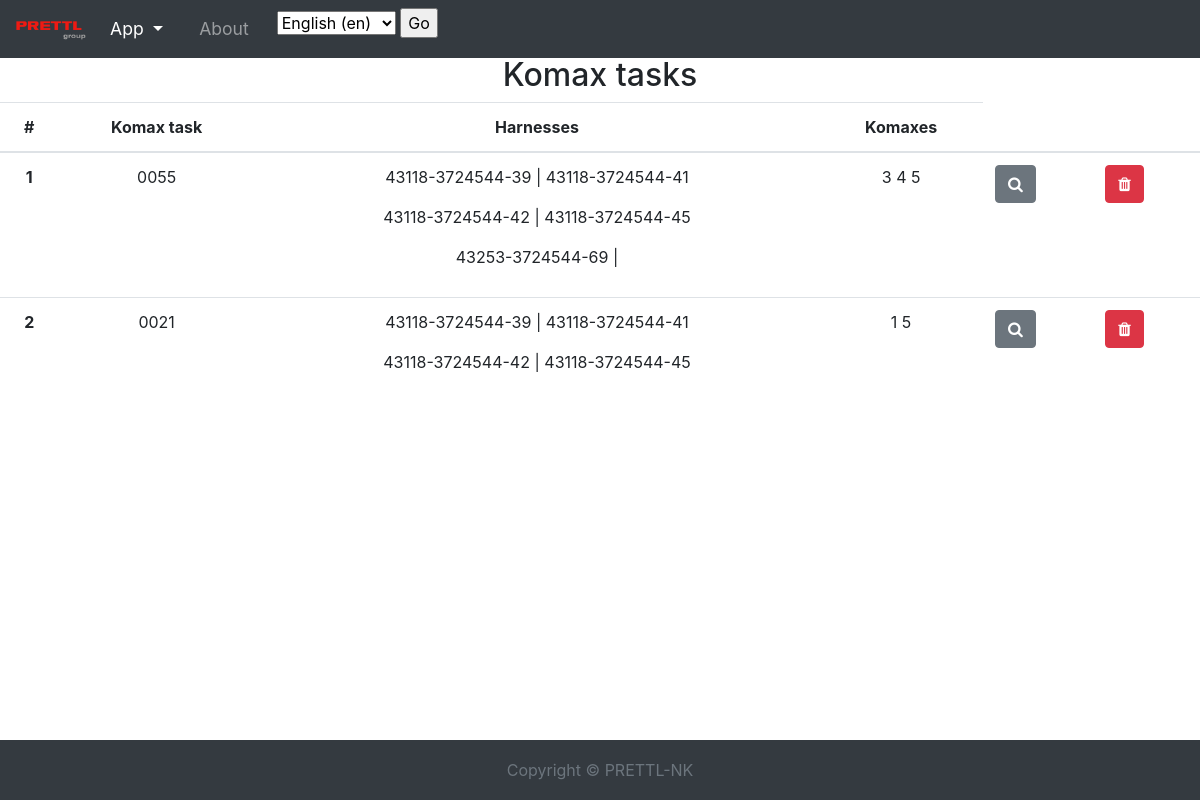
The app's page /komax_tasks/ (signed in) with its own data.
### komax_app/models.py (models this page shows, shortened)
class KomaxTask(models.Model):
    LOADING_TYPES = [
        ('New', 'New'),
        ('Mix', 'Mix'),
        ('Urgent', 'Urgent')
    ]
    ALLOCATION_TYPES = [
        ('Parallel', 'Parallel'),
        ('Consistently', 'Consistently'),
    ]
    STATUS_TYPES = [
        (1, 'Created'),
        (2, 'Ordered'),
        (3, 'Loaded'),
        (4, 'Done')
    ]
    task_name = models.CharField(max_length=128, unique=True)
    created = models.DateTimeField(verbose_name=_('created'), auto_now_add=True)
    harnesses = models.ManyToManyField(HarnessAmount)
    komaxes = models.ManyToManyField(KomaxTime)
    kappas = models.ForeignKey(Kappa, on_delete=models.CASCADE, null=True)
    shift = models.PositiveSmallIntegerField()
    type_of_allocation = models.CharField(default='Parallel', max_length=128, choices=ALLOCATION_TYPES)
    loading_type = models.CharField(default='New', max_length=64, choices=LOADING_TYPES)
    status = models.SmallIntegerField(choices=STATUS_TYPES, default=1)

class HarnessAmount(models.Model):
    harness = models.ForeignKey(Harness, on_delete=models.CASCADE)
    amount = models.SmallIntegerField()
    def __str__(self):
        return self.harness.harness_number

class Harness(models.Model):
    created = models.DateField(verbose_name=_('created'), auto_now_add=True)
    harness_number = models.CharField(max_length=64, unique=True, verbose_name=_('harness number'))

class KomaxTime(models.Model):
    komax = models.ForeignKey(Komax, on_delete=models.CASCADE)
    time = models.IntegerField()

class Komax(models.Model):
    STATUS_CHOICES = [
        (1, 'Work'),
        (2, 'Repair'),
        (0, 'Not working')
    ]
    MARKING_CHOICES = [
        (2, 'White'),
        (1, 'Black'),
        (3, 'Both')
    ]
    PAIRING_CHOICES = [
        (1, 'Yes'),
        (0, 'No')
    ]
    number = models.PositiveSmallIntegerField(unique=True, verbose_name=_('komaxes'))
    identifier = models.CharField(max_length=256)
    status = models.PositiveSmallIntegerField(choices=STATUS_CHOICES, default=1)
    marking = models.PositiveSmallIntegerField(choices=MARKING_CHOICES, default=1)
    pairing = models.PositiveSmallIntegerField(choices=PAIRING_CHOICES, default=0)
    group_of_square = models.CharField(max_length=6)
    def __str__(self):
        return str(self.number)

### komax_app/views.py (the view, shortened to what this page needs)
# urls.py: path('komax_tasks/', views.KomaxTaskListView.as_view(), name='komax_task_list'),
class KomaxTaskListView(LoginRequiredMixin, PermissionRequiredMixin, View):
    template_name = 'komax_app/komax_tasks.html'
    permission_required = 'komax_app.view_komaxtask'
    def get(self, request):
        komax_tasks = KomaxTask.objects.order_by('-created')
        context = {
            'tasks': komax_tasks,
        }
        return render(request, self.template_name, context)

### komax_app/templates/komax_app/komax_tasks.html (shortened to what this page needs)
{% extends "komax_app/komax_app_main.html" %}
{% load static %}
{% load i18n %}
{% block header_body %}
    <h2 class="text-center">{% trans 'Komax tasks' %}</h2>
{% endblock %}
{% block main_content %}
    <table class="table table-stripped">
    <thred>
        <tr>
            <th class='text-center' scope="col">#</th>
            <th class='text-center' scope="col">{% trans 'Komax task' %}</th>
            <th class='text-center' scope="col">{% trans 'Harnesses' %}</th>
            <th class="text-center" scope="col">{% trans "Komaxes" %}</th>
        </tr>
    </thred>
    <tbody>
        {% for task in tasks %}
        <tr>
            <th class="text-center" scope="row">{{ forloop.counter }}</th>
            <td class="text-center">{{ task.task_name }}</td>
            <td class="text-center">
            <p>
                {% for harness in task.harnesses.all %}
                    {% if forloop.counter0|divisibleby:2 %}
                        {{ harness }} |
                    {% else %}
                        {{ harness }}
                        </p>
                        <p>
                    {% endif %}
                {% endfor %}
                </p>
            </td>
            <td class="text-center">
            <p>
                {% for komax in task.komaxes.all %}
                    {{ komax.komax }}
                {% endfor %}
            </p>
            </td>
            <td>
                <a href="{% url 'komax_app:task_view' task_name=task.task_name %}">
                    <button title="{% trans 'Detailed' %}" class="btn btn-secondary show-btn" >
                        <i class="fa fa-search"> </i>
                    </button>
                </a>
            </td>
            <td>
                <a href="#">
                    <button title="{% trans 'Delete' %}" class="btn btn-danger delete-btn">
                        <i class="fa fa-trash"> </i>
                    </button>
                </a>
            </td>
        </tr>
        {% endfor %}
    </tbody>
    </table>
{% endblock %}

### komax_app/templates/komax_app/komax_app_main.html (shortened to what this page needs)
{% extends 'main.html' %}
{% load static %}
{% load i18n %}
{% block navbar %}
    <link type="text/css" rel="stylesheet" href="{% static 'komax_app/komax_app_main.css' %}">
    <li class="nav-item dropdown active">
        <a class="nav-link dropdown-toggle" href="#" id="dropdown01" data-toggle="dropdown" aria-haspopup="true" aria-expanded="false">
            {% trans 'App' %}
        </a>
    </li>
    <li class="nav-item">
        <a class="nav-link" href="{% url 'description:description' %}">{% trans 'About' %}</a>
    </li>
    <li>
        <div class="language_button">
        <form action="{% url 'set_language' %}" method="post">{% csrf_token %}
            <select name="language">
                {% get_current_language as LANGUAGE_CODE %}
                {% get_available_languages as LANGUAGES %}
                {% get_language_info_list for LANGUAGES as languages %}
                {% for language in languages %}
                    <option value="{{ language.code }}"{% if language.code == LANGUAGE_CODE %} selected{% endif %}>
                        {{ language.name_local }} ({{ language.code }})
                    </option>
                {% endfor %}
            </select>
            <input type="submit" value="Go" />
        </form>
        </div>
    </li>
{% endblock %}

### templates/main.html (shortened to what this page needs)
<!doctype html>
<html>
{% load static %}
{% load i18n %}
  <head>
    <link rel="stylesheet" href="https://stackpath.bootstrapcdn.com/bootstrap/4.3.1/css/bootstrap.min.css"
>
    <link rel="stylesheet" href="https://cdnjs.cloudflare.com/ajax/libs/font-awesome/4.7.0/css/font-awesome.min.css">
    <link rel="stylesheet" href="https://stackpath.bootstrapcdn.com/bootstrap/4.3.1/css/bootstrap.min.css">
    <link rel="stylesheet" href="https://cdn.jsdelivr.net/npm/bootstrap-select@1.13.9/dist/css/bootstrap-select.min.css">
  </head>
  <body>
    <link href="{% static 'css/main.css' %}" rel="stylesheet">
  <nav class="navbar navbar-expand-md navbar-dark fixed-top bg-dark">
      <a class="navbar-brand" href="#"><img src="{% static 'images/logo2.png' %}"></a>
      <div class="collapse navbar-collapse" id="navbarsExampleDefault">
        <ul class="navbar-nav mr-auto">
          {% block navbar %}{% endblock %}
        </ul>
      </div>
  </nav>
  <div class="container">
      {% block header_body %}
      {% endblock %}
  </div>
  <main role="main">
      {% block main_content %}
        {% endblock %}
  </main>
  <footer id="footer" class="footer bg-dark text-white">
      <div class="container-fluid text-center">
          <span class="text-muted">Copyright &copy; PRETTL-NK</span>
      </div>
  </footer>
    </body>
</html>

### static/css/main.css (style rules this page uses)
body { padding-top: 3.5rem; min-height: 100%; height: 100%; margin-bottom: 60px; }
.navbar-brand img { width: 70px; }
.navbar-nav li { padding-right: 20px; }
.nav-link { font-size: 1.1em !important }
.footer { position: absolute; bottom: 0; width: 100%; height: 60px; line-height: 60px; background-color: #000000; }
html { position: relative; min-height: 100%; }
.container { width: auto; max-width: 680px; padding: 0 15px; }

### records on screen
KomaxTask: task_name "0055"
HarnessAmount: harness.harness_number "43118-3724544-39"
HarnessAmount: harness.harness_number "43118-3724544-41"
HarnessAmount: harness.harness_number "43118-3724544-42"
HarnessAmount: harness.harness_number "43118-3724544-45"
HarnessAmount: harness.harness_number "43253-3724544-69"
KomaxTime: komax "3"
KomaxTime: komax "4"
KomaxTime: komax "5"
KomaxTask: task_name "0021"
HarnessAmount: harness.harness_number "43118-3724544-39"
HarnessAmount: harness.harness_number "43118-3724544-41"
HarnessAmount: harness.harness_number "43118-3724544-42"
HarnessAmount: harness.harness_number "43118-3724544-45"
KomaxTime: komax "1"
KomaxTime: komax "5"

### other values on screen
form field language "English (en)"
